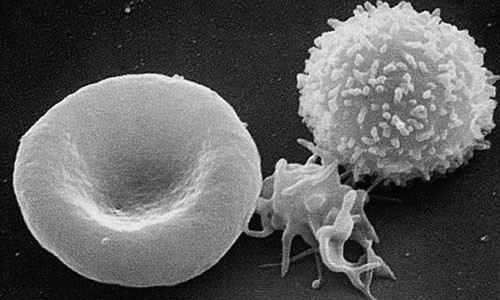
%> input picture udacity_cv/images/blood-cells.png, 500 x 300 px
$ octave test0801_integralimage.m   (GNU Octave 9; MATLAB toolbox functions it lacks are replaced by stand-ins)
%> lines starting %> are read from the running program, lines starting %| are printed output that depends on the picture
### udacity_cv/fn_computeintegral.m
function I = compute_integral(img)
    % [15 lines of commented-out code are left out]
    I=cumsum(img,1);
    %I=cumsum(cumsum(img,1),2);
end

### udacity_cv/test0801_integralimage.m
img = im2double(imread('images\blood-cells.png'));
%> img: size 300x500 double; min 0.0196, max 1, mean 0.371
imshow(img);

I = fn_computeintegral(img);
%> in compute_integral, `I=cumsum(img,1);`:
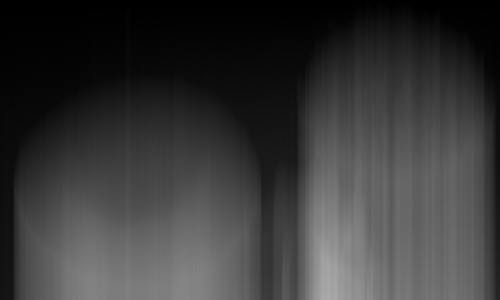
%> I: size 300x500 double; min 0.0196, max 171.1, mean 57
%I=img;
imshow(I / max(I(:)));
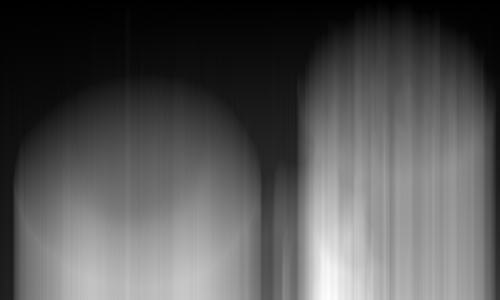
%> displayed picture: size 300x500, on the screen's scale of 0 to 255; min 0, max 255, mean 85

x1 = 150; y1 = 100;
x2 = 350; y2 = 200;

img2 = img(y1:y2, x1:x2);
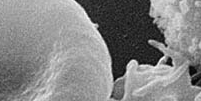
%> img2: size 101x201 double; min 0.0196, max 0.996, mean 0.521
disp(sum(img2(:)));
%| 1.0578e+04
disp(I(y2,x2) - I(y1-1,x2) - I(y2,x1-1) + I(y1-1,x1-1));
%| -1.2275

$ run again, with udacity_cv/images/bicycle.png copied over udacity_cv/images/blood-cells.png
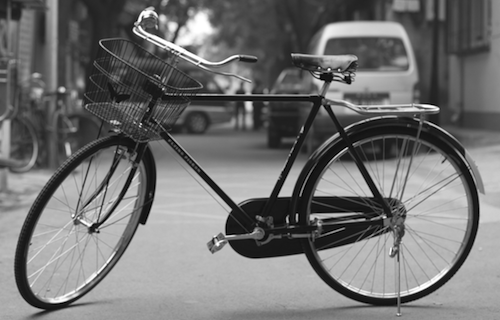
%> input picture udacity_cv/images/bicycle.png, 500 x 320 px
%> `imshow(I / max(I(:)));`:
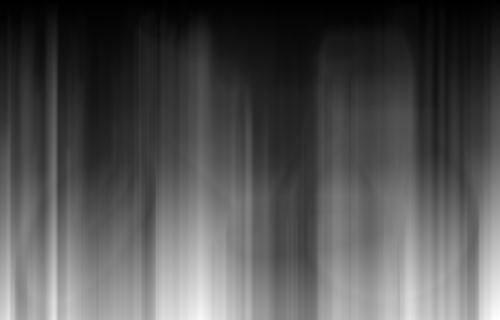
%> displayed picture: size 320x500, on the screen's scale of 0 to 255; min 0, max 255, mean 81.2
%> `img2 = img(y1:y2, x1:x2);`:
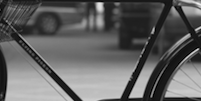
%> img2: size 101x201 double; min 0, max 0.929, mean 0.386
%| 7837.2
%| 27.204

$ run again, with udacity_cv/images/brooklyn-bridge.png copied over udacity_cv/images/blood-cells.png
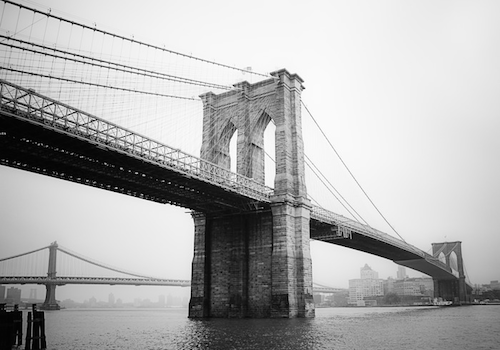
%> input picture udacity_cv/images/brooklyn-bridge.png, 500 x 350 px
%> in compute_integral, `I=cumsum(img,1);`:
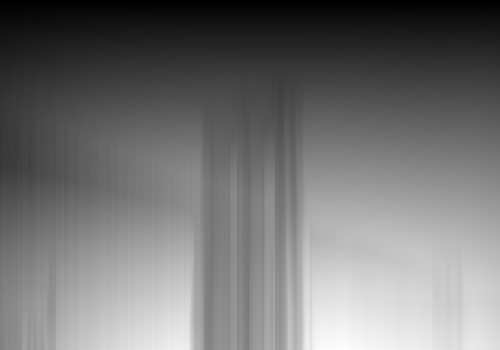
%> I: size 350x500 double; min 0, max 299.2, mean 135.8; drawn with min black and max white
%> `img2 = img(y1:y2, x1:x2);`:
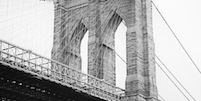
%> img2: size 101x201 double; min 0, max 1, mean 0.699
%| 1.4193e+04
%| 40.957

$ run again, with udacity_cv/images/dolphin.png copied over udacity_cv/images/blood-cells.png
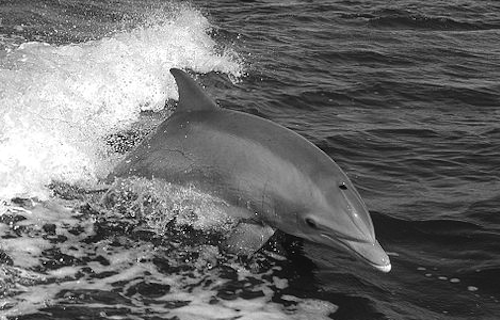
%> input picture udacity_cv/images/dolphin.png, 500 x 320 px
%> in compute_integral, `I=cumsum(img,1);`:
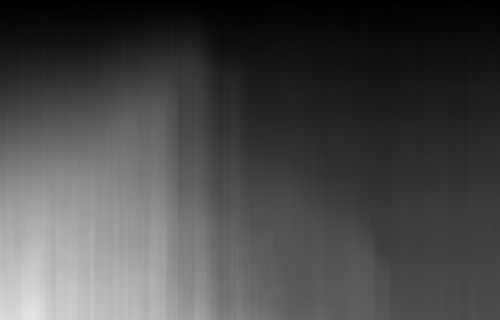
%> I: size 320x500 double; min 0.0863, max 229.5, mean 73.3
%> `img2 = img(y1:y2, x1:x2);`:
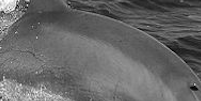
%> img2: size 101x201 double; min 0, max 1, mean 0.406
%| 8238.0
%| -23.314
